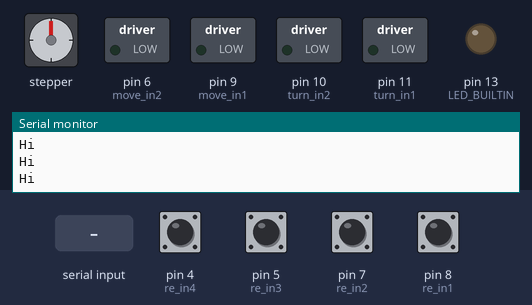
A sketch run on a simulated Arduino Uno, built with avr-gcc and run on an emulated ATmega328P. On the bench: stepper motor, switched loads named in the sketch (green lamp = pin HIGH), output pins drawn as LEDs (lit = HIGH), the last lines printed to the serial monitor. The inputs (shaded band) are chosen by the test bench; at power-on: pin 4 (re_in4), pin 5 (re_in3), pin 7 (re_in2), pin 8 (re_in1) HIGH. Stepper angles assume 2048 steps per turn; pins used as bus, display or sensor lines are not drawn.

Above: at 1.1 s.
1.2 s: "f" received over Serial
At 2.3 s:
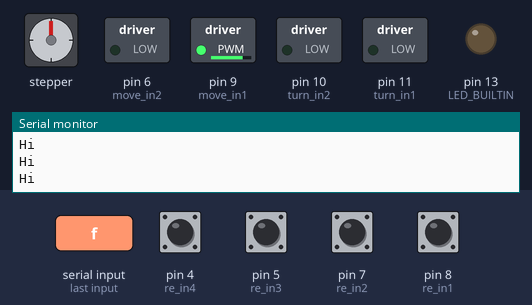
3.1 s: "b" received over Serial
At 3.4 s:
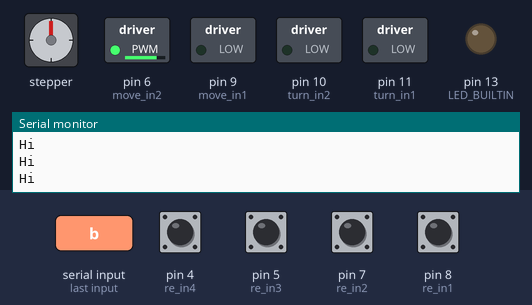
4.6 s: "l" received over Serial
At 5.0 s:
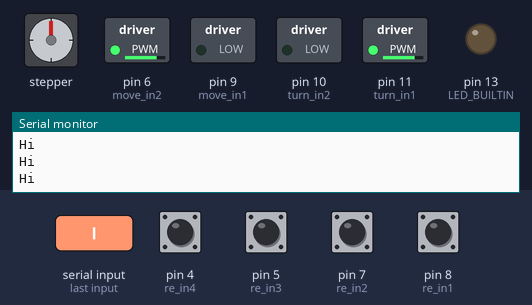
6.6 s: "r" received over Serial
At 6.81 s:
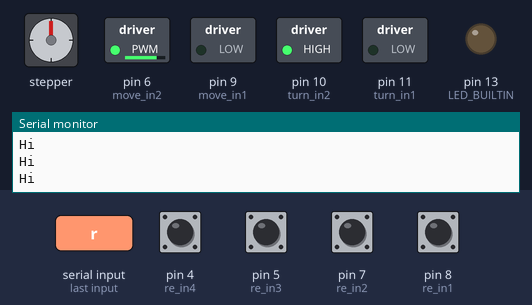
8.5 s: "rl" received over Serial
At 9.28 s:
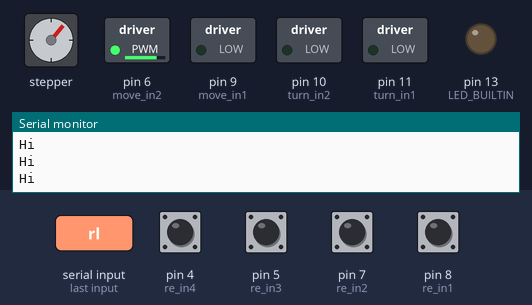
11.5 s: "sr" received over Serial
At 13.3 s:
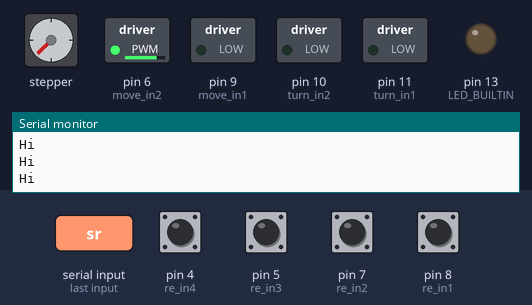
Timing chart, 0 to 14.5 s (numbered marks = the images above; inputs shaded):
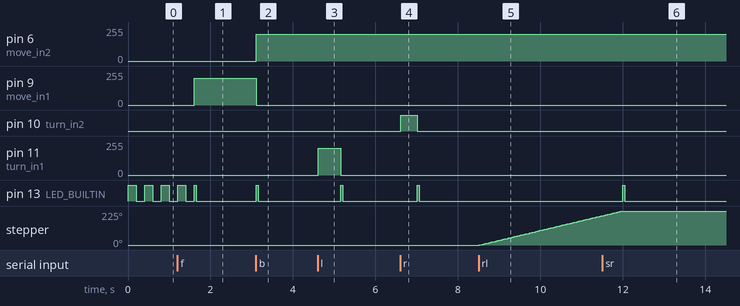

Measured:
- after the input at 1.2 s, pin 9 (move_in1): 0/255 → 200/255 after 0.41 s
- after the input at 3.1 s, pin 6 (move_in2): 0/255 → 200/255 at once; pin 9 (move_in1): 200/255 → 0/255 at once; pin 13 (LED_BUILTIN): LOW → HIGH at once, → LOW 0.05 s later
- after the input at 4.6 s, pin 11 (turn_in1): 0/255 → 200/255 at once, → 0/255 0.55 s later; pin 13 (LED_BUILTIN): LOW → HIGH after 0.56 s, → LOW 0.05 s later
- after the input at 6.6 s, pin 10 (turn_in2): LOW → HIGH at once, → LOW 0.40 s later; pin 13 (LED_BUILTIN): LOW → HIGH after 0.41 s, → LOW 0.05 s later
- after the input at 8.5 s, stepper: keeps turning clockwise at about 65°/s, starting at once
- after the input at 11.5 s, pin 13 (LED_BUILTIN): LOW → HIGH after 0.50 s, → LOW 0.05 s later; stepper: goes on until 12.0 s, then stays 225°

The sketch:

metal-brain.ino
```cpp
#include <Stepper.h>

//---( Number of steps per revolution of INTERNAL motor in 4-step mode )---
#define STEPS_PER_MOTOR_REVOLUTION 32

//---( Steps per OUTPUT SHAFT of gear reduction )---
#define STEPS_PER_OUTPUT_REVOLUTION 32 * 64  //2048

//The pin connections need to be 4 pins connected
// to Motor Driver In1, In2, In3, In4  and then the pins entered
// here in the sequence 1-3-2-4 for proper sequencing
Stepper small_stepper(STEPS_PER_MOTOR_REVOLUTION, 8, 10, 9, 11);


/*-----( Declare Variables )-----*/
int  Steps2Take;

// forward and backward motors
int move_speed = 200;
#define move_in1 9
#define move_in2 6

// turn left and right motor
int turn_delay = 400;
int turn_speed = 200;
#define turn_in1 11
#define turn_in2 10

// rotary encoder
byte encoder_state = 0;
#define TURNED_LEFT 13
#define TURNED_RIGHT 7
#define TURNED_CENTER 14
#define re_in1 8
#define re_in2 7
#define re_in3 5
#define re_in4 4


void init_rotary_encoder(){
  pinMode(re_in1, INPUT);
  digitalWrite(re_in1, HIGH);

  pinMode(re_in2, INPUT);
  digitalWrite(re_in2, HIGH);

  pinMode(re_in3, INPUT);
  digitalWrite(re_in3, HIGH);

  pinMode(re_in4, INPUT);
  digitalWrite(re_in4, HIGH);
}


void init_motors () {
  // moving motors
  pinMode(move_in1, OUTPUT);
  digitalWrite(move_in1, LOW);

  pinMode(move_in2, OUTPUT);
  digitalWrite(move_in2, LOW);

  // turning motor
  pinMode(turn_in1, OUTPUT);
  digitalWrite(turn_in1, LOW);

  pinMode(turn_in2, OUTPUT);
  digitalWrite(turn_in2, LOW);
}


/* Forward and backward moving control*/

void stop_move(){
  digitalWrite(move_in1, LOW);
  digitalWrite(move_in2, LOW);
}


void move_forward(){
  stop_move();
  analogWrite(move_in1, move_speed);
}


void move_backward(){
  stop_move();
  analogWrite(move_in2, move_speed);
}


/* Left and right turning control*/

void stop_turn(){
    digitalWrite(turn_in1, LOW);
    digitalWrite(turn_in2, LOW);
}


void turn_left() {
    stop_turn();
    bool isTurnedLeft = false;
    unsigned long long end_time = millis() + turn_delay;
    analogWrite(turn_in1, turn_speed);
    digitalWrite(turn_in2, LOW);
    while(TURNED_LEFT != read_encoder_state() && end_time > millis()){
      isTurnedLeft = true;
    }
    stop_turn();

    //some cheats
    if(isTurnedLeft) {
      analogWrite(turn_in1, turn_speed);
      digitalWrite(turn_in2, LOW);
      delay(150);
      stop_turn();
    }
}


void turn_right(){
    stop_turn();
    unsigned long long end_time = millis() + turn_delay;
    analogWrite(turn_in1, LOW);
    digitalWrite(turn_in2, turn_speed);
    while(TURNED_RIGHT != read_encoder_state() && end_time > millis());
    stop_turn();
}


void turn_center() {
  stop_turn();
  unsigned long long end_time = millis() + turn_delay;
  byte current_state = read_encoder_state();

  if(current_state == TURNED_LEFT){
    analogWrite(turn_in1, LOW);
    digitalWrite(turn_in2, turn_speed);
    while(TURNED_CENTER != read_encoder_state() && end_time > millis());

  }else if (current_state == TURNED_RIGHT){
    analogWrite(turn_in1, turn_speed);
    digitalWrite(turn_in2, LOW);
    while(TURNED_CENTER != read_encoder_state() && end_time > millis());
  }
  stop_turn();
}


byte read_encoder_state() {
  byte state = 0;
  state = digitalRead(re_in1);
  state |= digitalRead(re_in2) << 1;
  state |= digitalRead(re_in3) << 2;
  state |= digitalRead(re_in4) << 3;
  return state;
}


/* Command handling */

boolean handle_command(String code) {

  if (code == "f") {
    move_forward();
    return true;
  }

  if (code == "b") {
    move_backward();
    return true;
  }

  if (code == "s") {
    stop_move();
    return true;
  }

  if (code == "l") {
    turn_left();
    return true;
  }

  if (code == "r") {
    turn_right();
    return true;
  }

  if (code == "c") {
    turn_center();
    return true;
  }

  if (code == "rl") {
    Steps2Take  = 256;  // Rotate CW 1/2 turn
    small_stepper.setSpeed(700);

    while(true) {
      small_stepper.step(Steps2Take);
      if (get_serial_data() == "sr") break;
    }

    return true;
  }

  if (code == "rr") {
    Steps2Take  = - 256;  // Rotate CW 1/2 turn
    small_stepper.setSpeed(700);

    while(true) {
      small_stepper.step(Steps2Take);
      if (get_serial_data() == "sr") break;
    }

    return true;
  }

  return false;
}


/* Setup and serial communication */

String get_serial_data(){
  String data = "";
  while (Serial.available()) {
    data += (char) Serial.read();
    delay(10);
  }
  return data;
}


void setup() {

  // setting up the builtin led to indicate the state
  pinMode(LED_BUILTIN, OUTPUT);

  // setting up the motors pins
  init_motors();

  // setting up rotary encoder
  init_rotary_encoder();

  // 'indicating' serial loading
  digitalWrite(LED_BUILTIN, HIGH);

  // starting serial
  Serial.begin(9600);

  while (!Serial) {
    ; // wait for serial port to connect. Needed for native USB
  }

  // starting to send initial message until response available
  while (Serial.available() <= 0) {
    Serial.println("Hi");   // send an initial string
    digitalWrite(LED_BUILTIN, HIGH);
    delay(200);
    digitalWrite(LED_BUILTIN, LOW);
    delay(200);
  }

}


void loop() {

  String data = get_serial_data();

  if (data.length() > 0) {
    if (handle_command(data)) {
      // indicatng that the command was proceeded
      digitalWrite(LED_BUILTIN, HIGH);
      delay(50);
      digitalWrite(LED_BUILTIN, LOW);
    }else{
      Serial.println(data);
    }
  }

}
```
